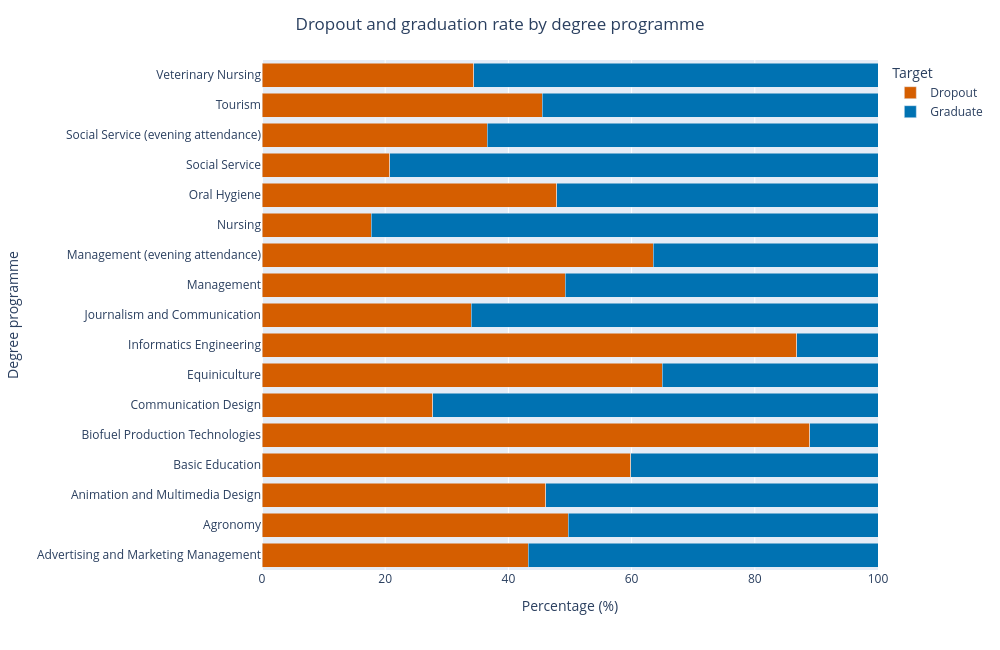

This figure's notebook cell:
### Code cell
df_rate = (
    df_train_pd
    .groupby(['Course_name', 'Target'])
    .size()
    .rename('count')
    .reset_index()
)

df_rate['Percent'] = (
    df_rate
    .groupby('Course_name')['count']
    .transform(lambda x: x / x.sum() * 100)
)

fig = px.bar(
    df_rate,
    x='Percent',
    y='Course_name',
    color='Target',
    orientation='h',
    barmode='stack',
    color_discrete_map=color_drop_out
)

fig.update_layout(
    title={
        'text': 'Dropout and graduation rate by degree programme',
        'x': 0.5
    },
    xaxis_title='Percentage (%)',
    yaxis_title='Degree programme',
    xaxis=dict(range=[0, 100]),
    height=650,
    width=1000
)

fig.show()

### Figure 1 — Plotly figure (JSON) as saved in the notebook; plotly's stock layout.template omitted (floating-point values rounded to 4 significant figures)
{"data": [{"hovertemplate": "Target=Dropout<br>Percent=%{x}<br>Course_name=%{y}<extra></extra>", "legendgroup": "Dropout", "marker": {"color": "#D55E00", "pattern": {"shape": ""}}, "name": "Dropout", "orientation": "h", "showlegend": true, "textposition": "auto", "type": "bar", "x": [43.18, 49.71, 46.07, 59.86, 88.89, 27.72, 65.0, 86.79, 34.01, 49.26, 63.55, 17.72, 47.83, 20.77, 36.6, 45.5, 34.35], "xaxis": "x", "y": ["Advertising and Marketing Management", "Agronomy", "Animation and Multimedia Design", "Basic Education", "Biofuel Production Technologies", "Communication Design", "Equiniculture", "Informatics Engineering", "Journalism and Communication", "Management", "Management (evening attendance)", "Nursing", "Oral Hygiene", "Social Service", "Social Service (evening attendance)", "Tourism", "Veterinary Nursing"], "yaxis": "y"}, {"hovertemplate": "Target=Graduate<br>Percent=%{x}<br>Course_name=%{y}<extra></extra>", "legendgroup": "Graduate", "marker": {"color": "#0072B2", "pattern": {"shape": ""}}, "name": "Graduate", "orientation": "h", "showlegend": true, "textposition": "auto", "type": "bar", "x": [56.82, 50.29, 53.93, 40.14, 11.11, 72.28, 35.0, 13.21, 65.99, 50.74, 36.45, 82.28, 52.17, 79.23, 63.4, 54.5, 65.65], "xaxis": "x", "y": ["Advertising and Marketing Management", "Agronomy", "Animation and Multimedia Design", "Basic Education", "Biofuel Production Technologies", "Communication Design", "Equiniculture", "Informatics Engineering", "Journalism and Communication", "Management", "Management (evening attendance)", "Nursing", "Oral Hygiene", "Social Service", "Social Service (evening attendance)", "Tourism", "Veterinary Nursing"], "yaxis": "y"}], "layout": {"barmode": "stack", "height": 650, "legend": {"title": {"text": "Target"}, "tracegroupgap": 0}, "margin": {"t": 60}, "title": {"text": "Dropout and graduation rate by degree programme", "x": 0.5}, "width": 1000, "xaxis": {"anchor": "y", "domain": [0, 1], "range": [0, 100], "title": {"text": "Percentage (%)"}}, "yaxis": {"anchor": "x", "domain": [0, 1], "title": {"text": "Degree programme"}}}}
